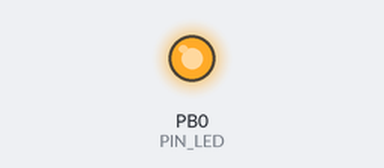
This sketch was run on a simulated ATtiny85, built with avr-gcc and run on an emulated ATtiny85. On the bench: output pins drawn as LEDs (lit = HIGH). Sleep ends after the set time or at an interrupt; random numbers use the default seed unless the sketch sets one.

Above: at 4.9 s.
At 36.6 s:
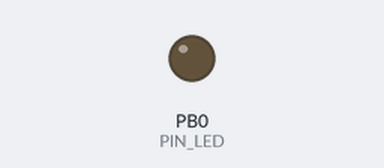
Timing chart, 0 to 38.1 s (numbered marks = the images above):
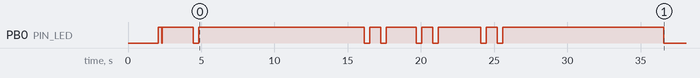

The sketch:

halloween_blinking.ino
```cpp
#include <avr/power.h>
#include <avr/sleep.h>

const int PIN_LED = PB0;
const unsigned long ONE_SECOND = 1000;
const unsigned long HALF_SECOND = ONE_SECOND * 0.5;
const unsigned long QUART_SECOND = ONE_SECOND * 0.25;
const unsigned long TENTH_SECOND = ONE_SECOND * 0.10;
const unsigned long TEN_SECONDS = ONE_SECOND * 10;
const unsigned long ONE_MINUTE = ONE_SECOND * 60;
const unsigned long TEN_MINUTES = ONE_MINUTE * 10;
const unsigned long THIRTY_MINUTES = ONE_MINUTE * 30;

int level = 0; // led brightness
int tick = 0; // this ticks each watchdog interrupt.
volatile byte f_wdt = 0;

// Routines to set and claer bits (used in the sleep code)
#ifndef cbi
#define cbi(sfr, bit) (_SFR_BYTE(sfr) &= ~_BV(bit))
#endif
#ifndef sbi
#define sbi(sfr, bit) (_SFR_BYTE(sfr) |= _BV(bit))
#endif

void setup() {
//  Serial.begin(9600);
  pinMode(PIN_LED, OUTPUT);
  randomSeed(analogRead(0));
  delay(ONE_SECOND);

  setup_watchdog(6);

  offLED();
  delay(ONE_SECOND);
  onLED();
  blinkFast();
  delay(ONE_SECOND);
  blinkSlow();
  delay(TEN_SECONDS);

  demo1();
}

void loop() {
  if (f_wdt == 1) {
    f_wdt = 0;

    if (tick++ >= 120) {
      tick = 0;

      demo1();
    }

    enterSleep();
  }
}

void enterSleep() {
  cbi(ADCSRA, ADEN); // switch Analog to Digitalconverter OFF
  set_sleep_mode(SLEEP_MODE_PWR_DOWN);
  sleep_enable();
  sleep_mode();

  // execution continues here after sleep
  sleep_disable();
  sbi(ADCSRA, ADEN); // switch Analog to Digitalconverter ON
}

// 0=16ms, 1=32ms,2=64ms,3=128ms,4=250ms,5=500ms
// 6=1 sec,7=2 sec, 8=4 sec, 9= 8sec
void setup_watchdog(int ii) {

  byte bb;
  int ww;
  if (ii > 9 ) ii=9;
  bb=ii & 7;
  if (ii > 7) bb|= (1<<5);
  bb|= (1<<WDCE);
  ww=bb;

  MCUSR &= ~(1<<WDRF);
  // start timed sequence
  WDTCR |= (1<<WDCE) | (1<<WDE);
  // set new watchdog timeout value
  WDTCR = bb;
  WDTCR |= _BV(WDIE);
}

// Watchdog Interrupt Service / is executed when watchdog timed out
ISR(WDT_vect) {
  f_wdt = 1;  // set global flag
}

void demo1() {
  int blinks = random(1, 4); // 1 to 3 blinks per "stare" period
//  Serial.print("Blinking "); Serial.print(blinks); Serial.println(" times");
  int delayRandom = TEN_SECONDS / blinks;
  fadeUp(ONE_SECOND * 3);
  while (blinks-- > 0) {
    delay(random(ONE_SECOND, delayRandom));
    choice(blinkSlow, blinkFast);
  }
  delay(TEN_SECONDS);
  fadeDown(ONE_SECOND);
}

void demo2() {
  offLED();
  delay(1000);
  fadeUp(1.0f);
  delay(1000);
  blinkFast();
  delay(1000);
  offLED();
  delay(1000);
  fadeUp(1.0f, 200);
  delay(1000);
  fadeDown(1.0f);
}

float Rand() {
  return (float)(random(1000) / 1000.0f);
}

void blinkFast() {
//  Serial.println("Fast Blink");
  offLED();
  delay(50);
  onLED();
  delay(QUART_SECOND);
  offLED();
  delay(50);
  onLED();
}

void blinkSlow() {
//  Serial.println("Slow Blink");
  fadeDown(QUART_SECOND);
  delay(TENTH_SECOND);
  fadeUp(QUART_SECOND);
  delay(HALF_SECOND);
  fadeDown(QUART_SECOND);
  delay(TENTH_SECOND);
  fadeUp(QUART_SECOND);
}

void onLED() {
  digitalWrite(PIN_LED, HIGH);
}

void offLED() {
  digitalWrite(PIN_LED, LOW);
}

void fadeUp(float duration, int maxBright) {
  float waitTime = duration / (float)(maxBright-level);
  while(level++ < maxBright) {
    analogWrite(PIN_LED, level);
    delayMicroseconds(waitTime*1000);
  }
}

void fadeUp(float duration) {
  fadeUp(duration, 255);
}

void fadeDown(float duration, int minBright) {
  float waitTime = max(duration / (float)(level - minBright), 0);
//  Serial.print("fadeDown waitTime: "); Serial.println(waitTime);
  while (level-- > minBright) {
    analogWrite(PIN_LED, level);
    delayMicroseconds(waitTime*1000);
  }
}

void fadeDown(float duration) {
  fadeDown(duration, 0);
}

void choice(void* func1, void* func2) {
  if (random(2) == 0) {
    ((void(*)())func1)();
  }
  else {
    ((void(*)())func2)();
  }
}
```
